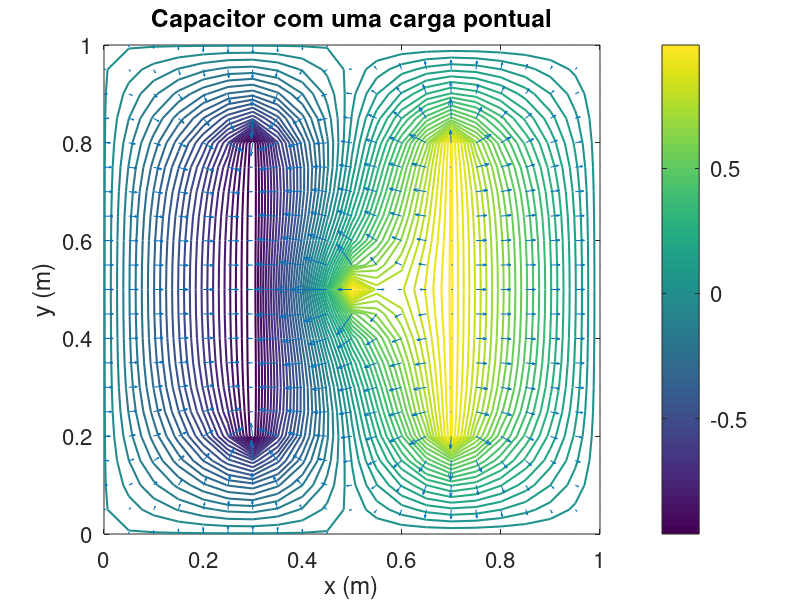

This figure's MATLAB source:
############################################################
# Resolucao numerica da equacao de Poisson em duas dimensões
# Para uma carga pontual entre duas placas FINITAS
# De um capacitor em um determinado potencial
############################################################

## Definicoes iniciais
L = 1;             # Lado do quadrado da região de dominio [m]
dx = dy = 0.05;    # Passo para as posicoes
x = 0:dx:L;        # Vetor posicao x
y = 0:dy:L;        # Vetor posicao y
Nx = length(x);    # Num elementos em x
Ny = length(y);    # Num elementos em y

## Caracteristicas da carga
Q_eps0 = 2;             # Valor de Q/eps_0 [N*m^2/C]
x_q = 0.5*L;            # Posicao x da carga
y_q = 0.5*L;            # Posicao y da carga
iq = round(x_q/dx)+1;   # Indice da posicao x da carga
jq = round(y_q/dx)+1;   # Indice da posicao y da carga
f = zeros(Nx,Ny);       # Grid para conter a carga (f = rho/eps_0)
f(iq,jq) = Q_eps0/dx^2; # Apenas no lugar da carga valor e diferente de 0

#### Opcao para mais cargas
##Q_eps0 = [2 -2];
##x_q = [0.9*L 0.1*L];
##y_q = [0.5*L 0.5*L];
##iq = round(x_q/dx)+1;
##jq = round(y_q/dx)+1;
##f = zeros(Nx,Ny);
##for num = 1:length(Q_eps0)
##  f(iq(num),jq(num)) = Q_eps0(num)/dx^2;
##endfor

## Inicializar vetor potencial
## Condicoes de contorno V = 0 ja aplicadas
## Chute inicial sendo V1(i,j) = 0
V = zeros(Nx,Ny);

## Condicoes de contorno para as placas
V(7,5:17) = -1;  # Placa da esquerda com -1V
V(15,5:17) = +1; # Placa da direita com 1V

## Criterios para convergencia
erro = 1e-3; # Erro maximo
DeltaV = 1;  # abs(V(i,j)-V_old(i,j))
n = 1;       # Numero de iteracoes,
nmax = 600;  # Numero maximo de iteracoes

## Loop principal
while DeltaV >= erro && n <= nmax # Criterios de parada
  
  V_old = V;           # Configuracao anterior do potencial
  DeltaV_old = DeltaV; # DeltaV anterior
  DeltaV = 0;          # Reiniciar DeltaV
  
  ## Preencher potencial
  for i = 2:Nx-1
    for j = 2:Ny-1
      V(i,j) = (1/4)*(V_old(i+1,j)+V_old(i-1,j)+V_old(i,j+1)+V_old(i,j-1)+f(i,j)*(dx^2));
    endfor
  endfor
  
  ## Manter condicoes de contorno para as placas a cada iteracao
  V(7,5:17) = -1;
  V(15,5:17) = +1;
  
  ## Atualizar DeltaV
  DeltaV = sum(sum(abs(V-V_old)));

  ## Atualizar iteracao
  n = n + 1;

endwhile

## Calculo campo eletrico
[Ex Ey] = gradient(-1*V',dx,dx);

## Plot curvas de nivel e campo eletrico
figure1 = figure(1);                 # Gera a primeira Figura
[c,w] = contour(x,y,V',50); hold on; # Gera as curvas de nivel do potencial
set(w,'Linewidth',1.5)               # Caracteristicas das curvas de nivel
barracor = colorbar;                 # Barra de cor para as curvas de nivel
set(barracor,'FontSize',16);         # Caracteristicas da barra de cor
if length(Q_eps0) == 1               # Titulo para uma carga
  title('Capacitor com uma carga pontual','FontSize',16);
else                                 # Titulo para mais cargas
  title('Capacitor com mais de uma carga pontual','FontSize',16);
endif
xlabel('x (m)','FontSize',16);       # Legenda eixo x
ylabel('y (m)','FontSize',16);       # Legenda eixo y
set(gca,'FontSize',16);              # Caracteristicas dos eixos
quiver(x,y,Ex,Ey,1.1); hold off;     # Campo vetorial do campo eletrico